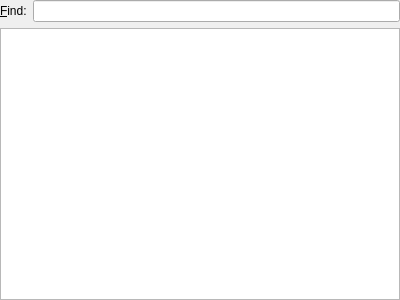
<?xml version="1.0" encoding="UTF-8"?>
<ui version="4.0">
 <class>ShortcutsWidget</class>
 <widget class="QWidget" name="ShortcutsWidget">
  <property name="geometry">
   <rect>
    <x>0</x>
    <y>0</y>
    <width>400</width>
    <height>300</height>
   </rect>
  </property>
  <layout class="QVBoxLayout" name="verticalLayout">
   <property name="leftMargin">
    <number>0</number>
   </property>
   <property name="topMargin">
    <number>0</number>
   </property>
   <property name="rightMargin">
    <number>0</number>
   </property>
   <property name="bottomMargin">
    <number>0</number>
   </property>
   <item>
    <layout class="QHBoxLayout" name="horizontalLayout">
     <item>
      <widget class="QLabel" name="label">
       <property name="text">
        <string>&amp;Find:</string>
       </property>
       <property name="buddy">
        <cstring>lineEditFilter</cstring>
       </property>
      </widget>
     </item>
     <item>
      <widget class="QLineEdit" name="lineEditFilter"/>
     </item>
    </layout>
   </item>
   <item>
    <widget class="QTableWidget" name="tableWidget">
     <property name="alternatingRowColors">
      <bool>true</bool>
     </property>
     <property name="showGrid">
      <bool>false</bool>
     </property>
    </widget>
   </item>
  </layout>
 </widget>
 <resources/>
 <connections/>
</ui>
